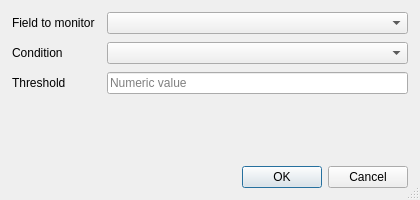
<?xml version="1.0" encoding="UTF-8"?>
<ui version="4.0">
 <class>FmvAlertRule</class>
 <widget class="QDialog" name="FmvAlertRule">
  <property name="geometry">
   <rect>
    <x>0</x>
    <y>0</y>
    <width>420</width>
    <height>200</height>
   </rect>
  </property>
  <property name="minimumSize">
   <size>
    <width>360</width>
    <height>180</height>
   </size>
  </property>
  <property name="sizePolicy">
   <sizepolicy hsizetype="Preferred" vsizetype="Preferred">
    <horstretch>0</horstretch>
    <verstretch>0</verstretch>
   </sizepolicy>
  </property>
  <property name="windowTitle">
   <string>Alert Rule</string>
  </property>
  <property name="sizeGripEnabled">
   <bool>true</bool>
  </property>
  <property name="locale">
   <locale language="English" country="UnitedStates"/>
  </property>
  <layout class="QVBoxLayout" name="verticalLayout">
   <property name="spacing">
    <number>10</number>
   </property>
   <property name="leftMargin">
    <number>12</number>
   </property>
   <property name="topMargin">
    <number>12</number>
   </property>
   <property name="rightMargin">
    <number>12</number>
   </property>
   <property name="bottomMargin">
    <number>12</number>
   </property>
   <item>
    <layout class="QFormLayout" name="formLayout">
     <property name="fieldGrowthPolicy">
      <enum>QFormLayout::ExpandingFieldsGrow</enum>
     </property>
     <property name="horizontalSpacing">
      <number>12</number>
     </property>
     <property name="verticalSpacing">
      <number>8</number>
     </property>
     <item row="0" column="0">
      <widget class="QLabel" name="lblField">
       <property name="text">
        <string>Field to monitor</string>
       </property>
      </widget>
     </item>
     <item row="0" column="1">
      <widget class="QComboBox" name="cmbField">
       <property name="sizePolicy">
        <sizepolicy hsizetype="Expanding" vsizetype="Fixed">
         <horstretch>0</horstretch>
         <verstretch>0</verstretch>
        </sizepolicy>
       </property>
      </widget>
     </item>
     <item row="1" column="0">
      <widget class="QLabel" name="lblOperator">
       <property name="text">
        <string>Condition</string>
       </property>
      </widget>
     </item>
     <item row="1" column="1">
      <widget class="QComboBox" name="cmbOperator">
       <property name="sizePolicy">
        <sizepolicy hsizetype="Expanding" vsizetype="Fixed">
         <horstretch>0</horstretch>
         <verstretch>0</verstretch>
        </sizepolicy>
       </property>
      </widget>
     </item>
     <item row="2" column="0">
      <widget class="QLabel" name="lblThreshold">
       <property name="text">
        <string>Threshold</string>
       </property>
      </widget>
     </item>
     <item row="2" column="1">
      <widget class="QLineEdit" name="lnThreshold">
       <property name="placeholderText">
        <string>Numeric value</string>
       </property>
       <property name="clearButtonEnabled">
        <bool>true</bool>
       </property>
      </widget>
     </item>
    </layout>
   </item>
   <item>
    <spacer name="verticalSpacer">
     <property name="orientation">
      <enum>Qt::Vertical</enum>
     </property>
     <property name="sizeHint" stdset="0">
      <size>
       <width>20</width>
       <height>8</height>
      </size>
     </property>
    </spacer>
   </item>
   <item>
    <widget class="QDialogButtonBox" name="buttonBox">
     <property name="orientation">
      <enum>Qt::Horizontal</enum>
     </property>
     <property name="standardButtons">
      <set>QDialogButtonBox::Cancel|QDialogButtonBox::Ok</set>
     </property>
    </widget>
   </item>
  </layout>
 </widget>
 <resources/>
 <connections>
  <connection>
   <sender>buttonBox</sender>
   <signal>accepted()</signal>
   <receiver>FmvAlertRule</receiver>
   <slot>accept()</slot>
   <hints>
    <hint type="sourcelabel">
     <x>248</x>
     <y>180</y>
    </hint>
    <hint type="destinationlabel">
     <x>157</x>
     <y>199</y>
    </hint>
   </hints>
  </connection>
  <connection>
   <sender>buttonBox</sender>
   <signal>rejected()</signal>
   <receiver>FmvAlertRule</receiver>
   <slot>reject()</slot>
   <hints>
    <hint type="sourcelabel">
     <x>316</x>
     <y>180</y>
    </hint>
    <hint type="destinationlabel">
     <x>286</x>
     <y>199</y>
    </hint>
   </hints>
  </connection>
 </connections>
</ui>
